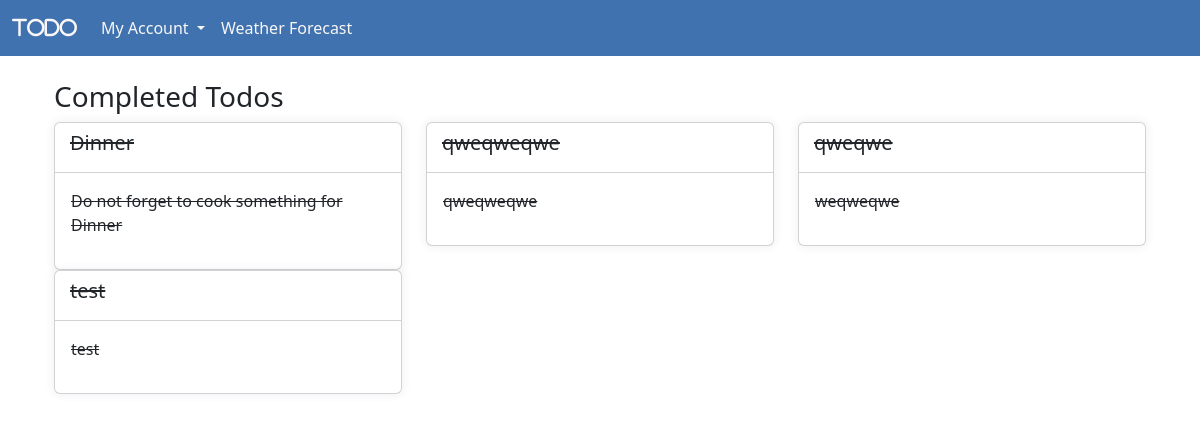
Page /completed_todos/ (signed in) on the committed database.
### todo/models.py (models this page shows, shortened)
class Todo(models.Model):
    PRIORITY_CHOICES = [
        ("high", "High"),
        ("medium", "Medium"),
        ("low", "Low"),
    ]
    date_day = models.CharField(max_length=2, default="01")
    date_month = models.CharField(max_length=3, default="01")
    user = models.ForeignKey(
        User, related_name="tasks",
        on_delete=models.DO_NOTHING
        )
    title = models.CharField(max_length=50)
    body = models.TextField()
    completed = models.BooleanField(default=False)
    category = models.ForeignKey(Category, on_delete=models.CASCADE, null=True, blank=True)
    priority = models.CharField(max_length=10, choices=PRIORITY_CHOICES, default="medium")

### todo/views.py (the view)
# urls.py: path('completed_todos/', views.completed_todos, name='completed_todos'),
def completed_todos(request):
    todos = Todo.objects.filter(user=request.user, completed=True)
    return render(request, "completed_todos.html", {"todos": todos})

### todo/templates/completed_todos.html
{% extends 'base.html' %}
{% block content %}
<div class="container">
    <h3>Completed Todos</h3>
    <div class="row">
        {% for todo in todos %}
        <div class="col-lg-4">
            <div class="card">
                <div class="card-header">
                    <h5 class="card-title" style="text-decoration: line-through;">{{ todo.title }}</h5>
                </div>
                <div class="card-body">
                    <p style="text-decoration: line-through;">{{ todo.body }}</p>
                </div>
            </div>
        </div>
        {% endfor %}
    </div>
</div>
{% endblock %}

### todo/static/styles.css (style rules this page uses)
body { background: #F4F7FD; margin-top:20px; }
.card { border: 0; box-shadow: 0px 0px 10px 0px rgba(82, 63, 105, 0.1); -webkit-box-shadow: 0px 0px 10px 0px rgba(82, 63, 105, 0.1); -moz-box-shadow: 0px 0px 10px 0px rgba(82, 63, 105, 0.1); -ms-box-shadow: 0px 0px 10px 0px rgba(82, 63, 105, 0.1); }
.card { position: relative; display: flex; flex-direction: column; min-width: 0; word-wrap: break-word; background-color: #ffffff; background-clip: border-box; border: 1px solid #e6e4e9; border-radius: 8px; }
.card .card-header { background: none; padding: 0 0.9375rem; font-weight: 500; display: flex; align-items: center; min-height: 50px; }
.card-header:first-child { border-radius: calc(8px - 1px) calc(8px - 1px) 0 0; }

### rows in the picture
Todo: title "Dinner", body "Do not forget to cook something for Dinner"
Todo: title "qweqweqwe", body "qweqweqwe"
Todo: title "qweqwe", body "weqweqwe"
Todo: title "test", body "test"
